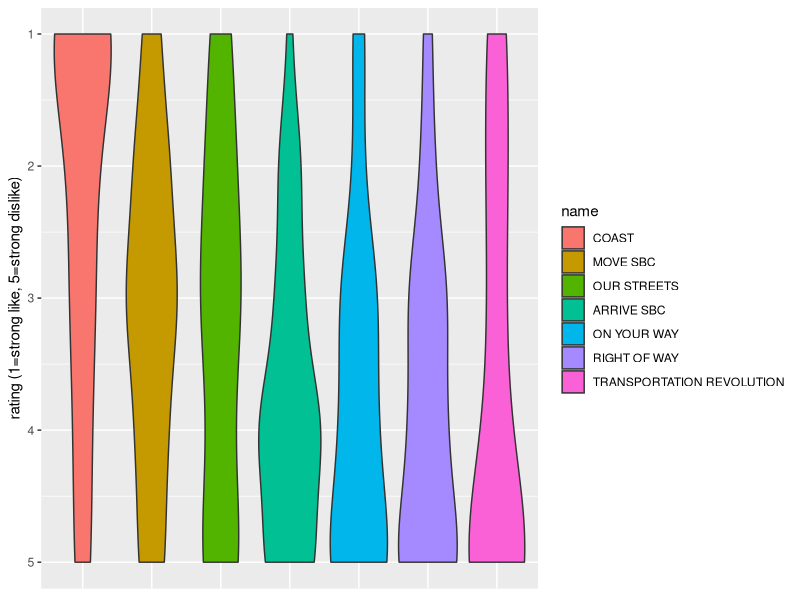
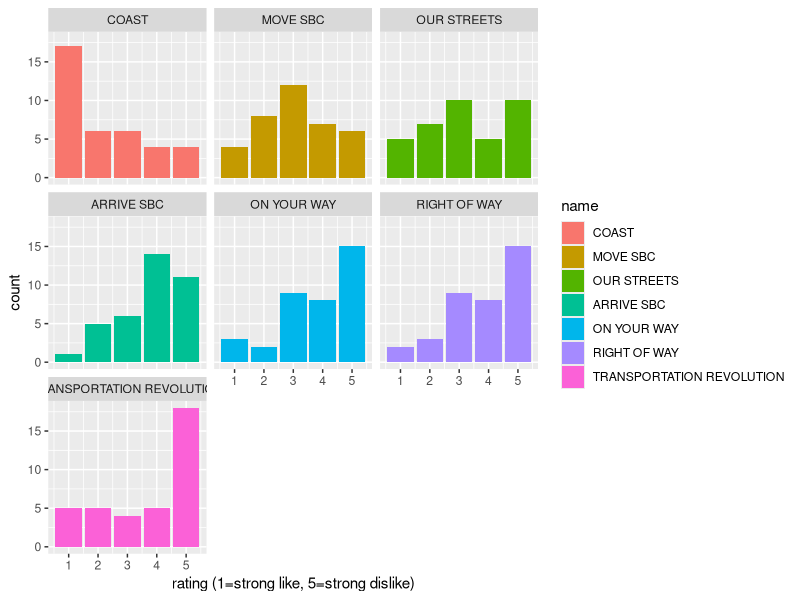
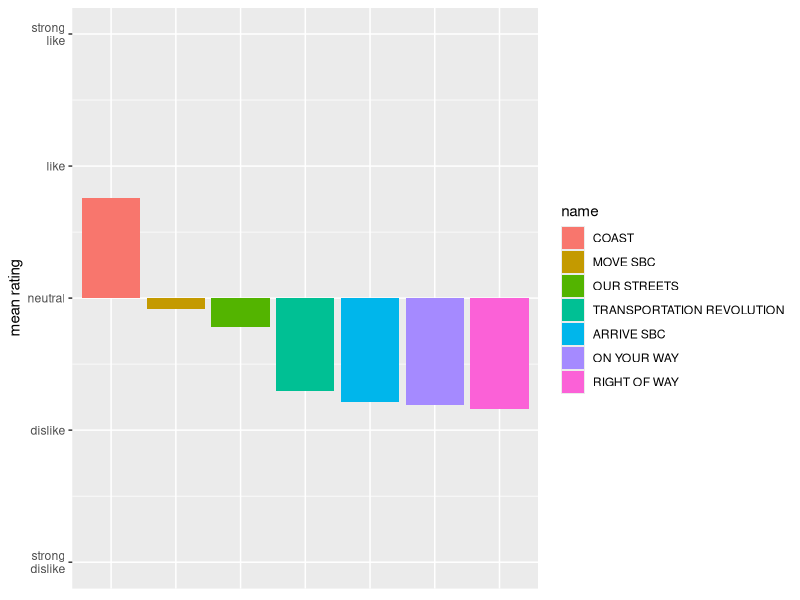
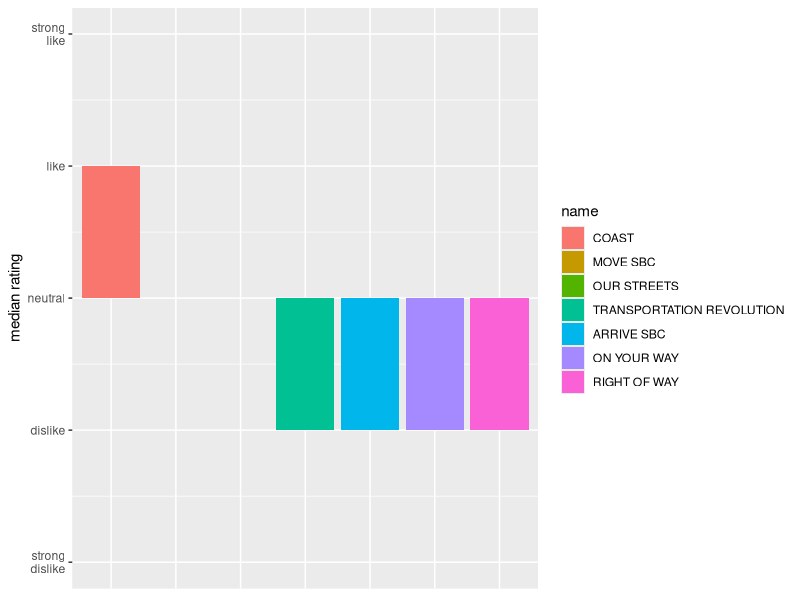
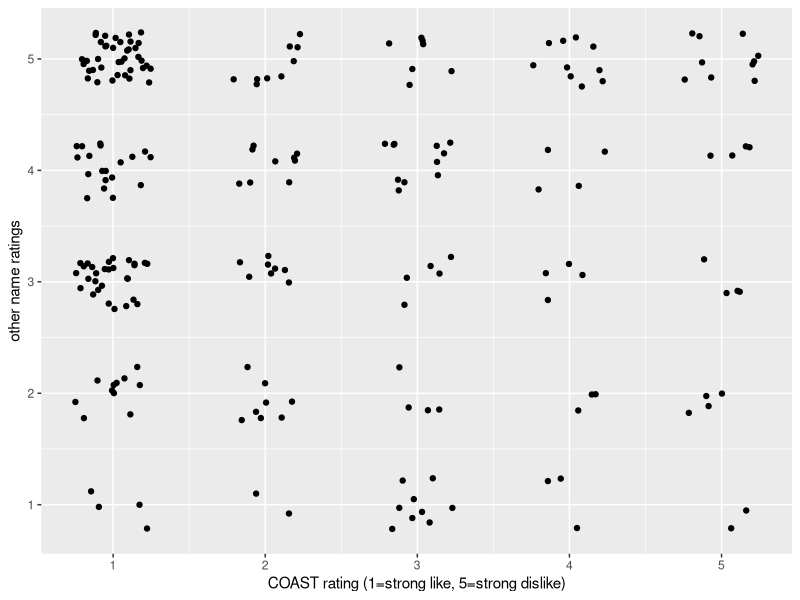
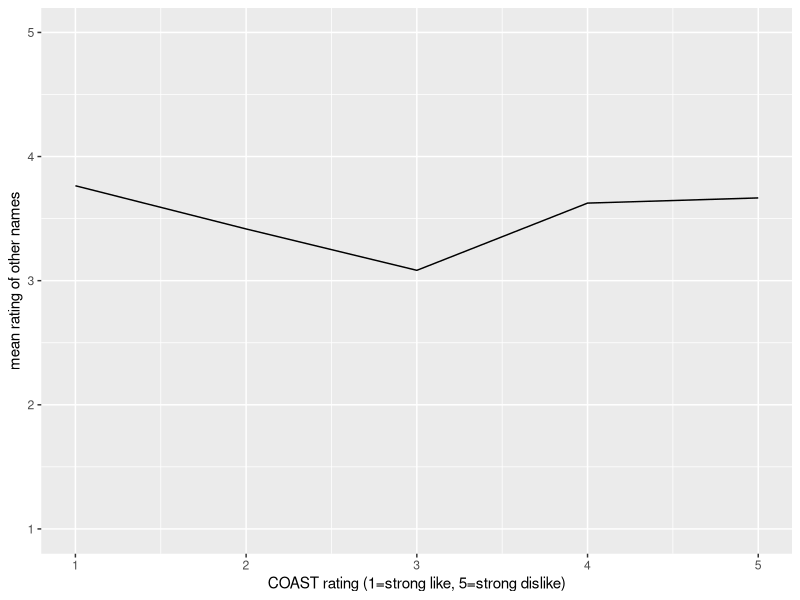

The R source for these figures, in order:
## ---- chunk 1
knitr::opts_chunk$set(echo=TRUE)
## ---- chunk 2
library(tidyverse)
## ---- chunk 3
cat(read_lines("data.csv", n_max=5), sep="\n")
## ---- chunk 4
clean_data <- read_csv("data.csv") %>%
    mutate(across(everything(), ~replace_na(.x, 3)))
## ---- chunk 5
df <- clean_data %>%
    pivot_longer(cols=everything(), names_to="name", values_to="rating") %>%
    mutate(name=as.factor(name))

head(df, n=10)
## ---- chunk 6
strong_dislike_order <- df %>%
    filter(rating==5) %>%
    count(name) %>%
    arrange(n)

df$name <- factor(df$name, strong_dislike_order$name)

ggplot(df, aes(x=name, y=rating, fill=name)) +
    geom_violin() +
    ylim(5, 1) +
    theme(axis.title.x=element_blank()) +
    theme(axis.text.x=element_blank()) +
    theme(axis.ticks.x=element_blank()) +
    ylab("rating (1=strong like, 5=strong dislike)")
## ---- chunk 7
ggplot(df, aes(x=rating, fill=name)) +
    geom_bar(position="dodge") +
    facet_wrap(~name) +
    xlab("rating (1=strong like, 5=strong dislike)")
## ---- chunk 8
df2 <- df %>%
  group_by(name) %>%
  summarize(mean_rating=mean(3-rating)) %>%  # transform the scale from 5:1 to -2:2
  arrange(desc(mean_rating))

# As before, order factor levels to achieve desired plot order.
df2$name <- factor(df2$name, df2$name)

y_scale <- scale_y_continuous(
    limits=c(-2, 2),
    breaks=-2:2,
    labels=c("strong\ndislike", "dislike", "neutral", "like", "strong\nlike")
)

ggplot(df2, aes(x=name, y=mean_rating, fill=name)) +
    geom_bar(stat="identity") +
    theme(axis.title.x=element_blank()) +
    theme(axis.text.x=element_blank()) +
    theme(axis.ticks.x=element_blank()) +
    ylab("mean rating") +
    y_scale
## ---- chunk 9
# Same as above, but using median.

df3 <- df %>%
  group_by(name) %>%
  summarize(median_rating=median(3-rating))

df3$name <- factor(df3$name, df2$name)  # same order as previous plot

ggplot(df3, aes(x=name, y=median_rating, fill=name)) +
    geom_bar(stat="identity") +
    theme(axis.title.x=element_blank()) +
    theme(axis.text.x=element_blank()) +
    theme(axis.ticks.x=element_blank()) +
    ylab("median rating") +
    y_scale
## ---- chunk 10
df4 <- clean_data %>%
    pivot_longer(
        cols=setdiff(levels(df$name), "COAST"),  # all names but COAST
        names_to="name",
        values_to="rating"
    ) %>%
    rename(COAST_rating=COAST) %>%
    mutate(name=as.factor(name))

ggplot(df4, aes(x=COAST_rating, y=rating)) +
    geom_jitter(width=.25, height=.25) +
    labs(x="COAST rating (1=strong like, 5=strong dislike)", y="other name ratings")
## ---- chunk 11
df4 %>% group_by(COAST_rating) %>%
    summarize(mean_rating=mean(rating)) %>%
    ggplot(aes(x=COAST_rating, y=mean_rating)) +
        geom_line() +
        ylim(1, 5) +
        xlab("COAST rating (1=strong like, 5=strong dislike)") +
        ylab("mean rating of other names")
